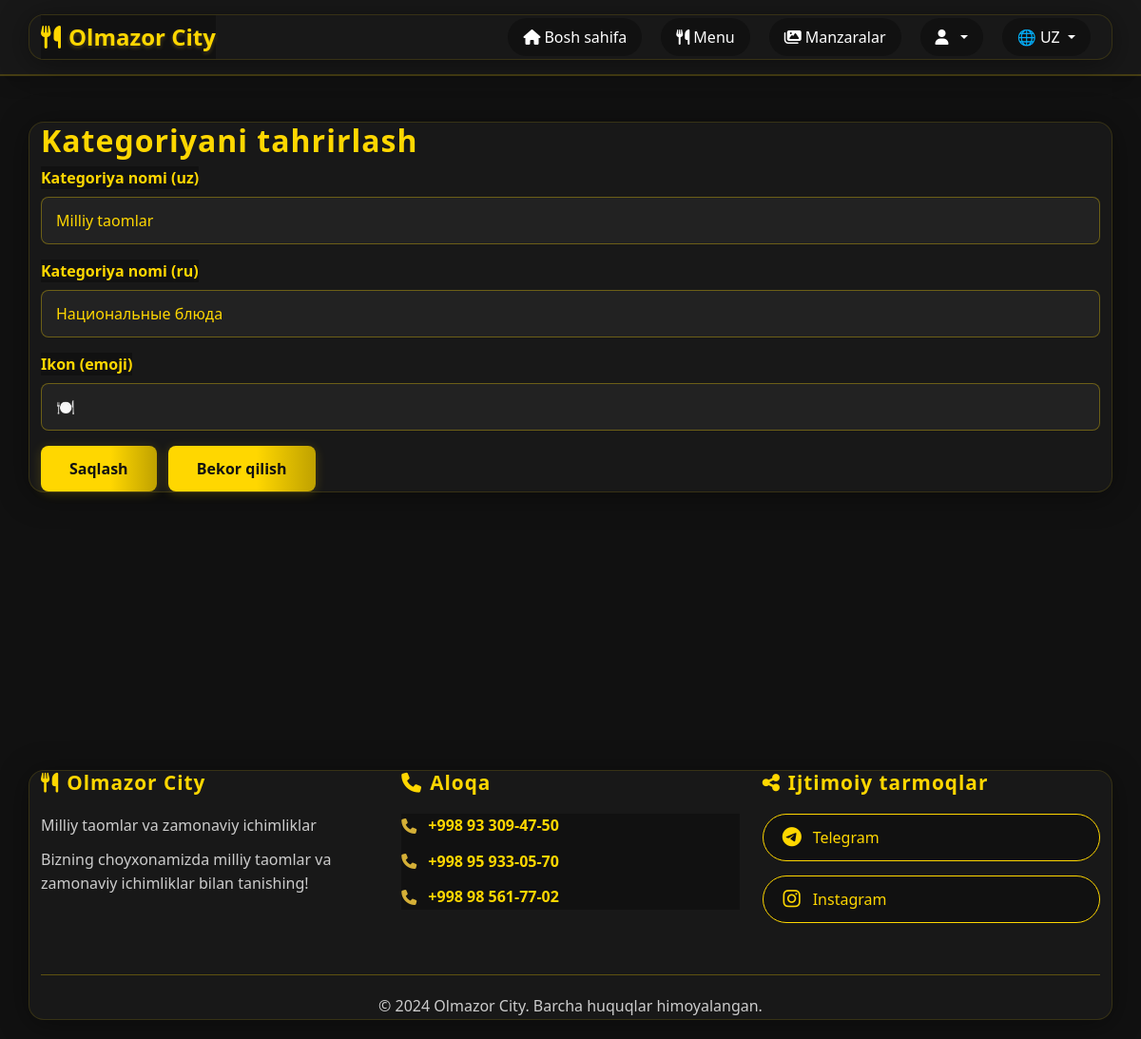
Page /admin/categories/edit/1 (signed in) on the committed database.
### app.py (models this page shows)
class Category(db.Model):
    id = db.Column(db.Integer, primary_key=True)
    name_uz = db.Column(db.String(100), nullable=False)
    name_ru = db.Column(db.String(100), nullable=False)
    icon = db.Column(db.String(50), default='🍽️')
    is_active = db.Column(db.Boolean, default=True)  # New field for active/inactive status
    created_at = db.Column(db.DateTime, default=datetime.utcnow)
    menu_items = db.relationship('MenuItem', backref='category', lazy=True)

### app.py (the view)
    def decorated_function(*args, **kwargs):
        if 'user_id' not in session:
            flash('Tizimga kirish kerak!', 'warning')
            return redirect(url_for('login'))
        user = db.session.get(User, session['user_id'])
        if not user or not user.is_admin:
            flash('Admin huquqlari kerak!', 'danger')
            return redirect(url_for('index'))
        return f(*args, **kwargs)

### app.py (called while the page is built, shortened)
def admin_required(f):
    def decorated_function(*args, **kwargs):
        if 'user_id' not in session:
            flash('Tizimga kirish kerak!', 'warning')
            return redirect(url_for('login'))
        user = db.session.get(User, session['user_id'])
        if not user or not user.is_admin:
            flash('Admin huquqlari kerak!', 'danger')
            return redirect(url_for('index'))
        return f(*args, **kwargs)
    decorated_function.__name__ = f.__name__
    return decorated_function

@app.route('/admin/categories/edit/<int:id>', methods=['GET', 'POST'])
@admin_required
def admin_edit_category(id):
    category = Category.query.get_or_404(id)
    return render_template('admin/edit_category.html', category=category)

### templates/admin/edit_category.html (shortened to what this page needs)
{% extends "base.html" %}
{% block content %}
<section class="admin-edit-category-section py-5">
    <div class="container">
        <h2>Kategoriyani tahrirlash</h2>
        <form method="POST">
            <div class="mb-3">
                <label for="name_uz" class="form-label">Kategoriya nomi (uz)</label>
                <input type="text" class="form-control" id="name_uz" name="name_uz" value="{{ category.name_uz }}" required>
            </div>
            <div class="mb-3">
                <label for="name_ru" class="form-label">Kategoriya nomi (ru)</label>
                <input type="text" class="form-control" id="name_ru" name="name_ru" value="{{ category.name_ru }}" required>
            </div>
            <div class="mb-3">
                <label for="icon" class="form-label">Ikon (emoji)</label>
                <input type="text" class="form-control" id="icon" name="icon" value="{{ category.icon }}" maxlength="2">
            </div>
            <button type="submit" class="btn btn-primary">Saqlash</button>
            <a href="{{ url_for('admin_categories') }}" class="btn btn-secondary ms-2">Bekor qilish</a>
        </form>
    </div>
</section>
{% endblock %}

### templates/base.html (style rules this page uses)
body { background: #111 !important; color: #FFD700 !important; font-family: 'Segoe UI', 'Arial', sans-serif; min-height: 100vh; }
.container, .card, .modal-content, .admin-panel { background: #181818 !important; color: #FFD700 !important; border-radius: 16px !important; box-shadow: 0 4px 32px #0006 !important; border: 1.5px solid #FFD70022 !important; }
h1, h2, h3, h4, h5, h6 { color: #FFD700 !important; letter-spacing: 1px; font-weight: 800; }
a, .btn-link { color: #FFD700 !important; text-decoration: underline; font-weight: 600; transition: color 0.2s; }
.btn, button, input[type="submit"] { background: linear-gradient(90deg, #FFD700 60%, #bfa100 100%) !important; color: #111 !important; border: none !important; border-radius: 8px !important; font-weight: 700; box-shadow: 0 2px 12px #FFD70033 !important; transition: background 0.2s, color 0.2s; }
.form-control, input, textarea, select { background: #222 !important; color: #FFD700 !important; border: 1.5px solid #FFD70055 !important; border-radius: 8px !important; box-shadow: none !important; }

### rows in the picture
Category: name_uz "Milliy taomlar", name_ru "Национальные блюда", icon "🍽️"

### other values in the picture
{{ session.get('lang', 'uz').upper() }} "UZ"
